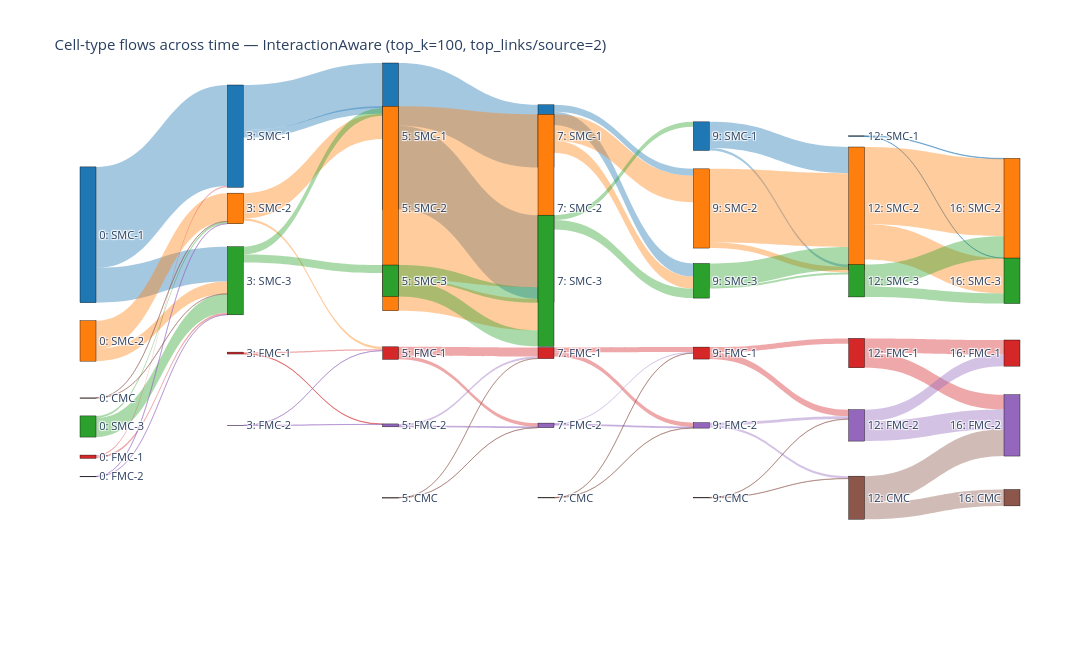

The notebook cell saved with this chart:
### Code cell
plot_multitime_sankey_strict(
    results,
    method="InteractionAware",
    common_labels=["SMC-1", "SMC-2", "SMC-3", "FMC-1", "FMC-2", "CMC"],
    normalize=False,
    top_k=100,
    min_mass=0.0,
    min_frac_source=0.00,
    top_links_per_source=2,
    height=650,
    width=1200,
)

### Figure 1 — Plotly figure (JSON) as saved in the notebook; plotly's stock layout.template omitted (floating-point values rounded to 4 significant figures)
{"data": [{"arrangement": "fixed", "link": {"color": ["rgba(31,119,180,0.4)", "rgba(31,119,180,0.4)", "rgba(255,127,14,0.4)", "rgba(255,127,14,0.4)", "rgba(44,160,44,0.4)", "rgba(44,160,44,0.4)", "rgba(214,39,40,0.4)", "rgba(214,39,40,0.4)", "rgba(148,103,189,0.4)", "rgba(148,103,189,0.4)", "rgba(140,86,75,0.4)", "rgba(140,86,75,0.4)", "rgba(31,119,180,0.4)", "rgba(31,119,180,0.4)", "rgba(255,127,14,0.4)", "rgba(255,127,14,0.4)", "rgba(44,160,44,0.4)", "rgba(44,160,44,0.4)", "rgba(214,39,40,0.4)", "rgba(214,39,40,0.4)", "rgba(148,103,189,0.4)", "rgba(148,103,189,0.4)", "rgba(31,119,180,0.4)", "rgba(31,119,180,0.4)", "rgba(255,127,14,0.4)", "rgba(255,127,14,0.4)", "rgba(44,160,44,0.4)", "rgba(44,160,44,0.4)", "rgba(214,39,40,0.4)", "rgba(214,39,40,0.4)", "rgba(148,103,189,0.4)", "rgba(148,103,189,0.4)", "rgba(140,86,75,0.4)", "rgba(140,86,75,0.4)", "rgba(31,119,180,0.4)", "rgba(31,119,180,0.4)", "rgba(255,127,14,0.4)", "rgba(255,127,14,0.4)", "rgba(44,160,44,0.4)", "rgba(44,160,44,0.4)", "rgba(214,39,40,0.4)", "rgba(214,39,40,0.4)", "rgba(148,103,189,0.4)", "rgba(148,103,189,0.4)", "rgba(140,86,75,0.4)", "rgba(140,86,75,0.4)", "rgba(31,119,180,0.4)", "rgba(31,119,180,0.4)", "rgba(255,127,14,0.4)", "rgba(255,127,14,0.4)", "rgba(44,160,44,0.4)", "rgba(44,160,44,0.4)", "rgba(214,39,40,0.4)", "rgba(214,39,40,0.4)", "rgba(148,103,189,0.4)", "rgba(148,103,189,0.4)", "rgba(140,86,75,0.4)", "rgba(140,86,75,0.4)", "rgba(31,119,180,0.4)", "rgba(31,119,180,0.4)", "rgba(255,127,14,0.4)", "rgba(255,127,14,0.4)", "rgba(44,160,44,0.4)", "rgba(44,160,44,0.4)", "rgba(214,39,40,0.4)", "rgba(214,39,40,0.4)", "rgba(148,103,189,0.4)", "rgba(148,103,189,0.4)", "rgba(140,86,75,0.4)", "rgba(140,86,75,0.4)"], "label": ["0→3: SMC-1 → SMC-1 (2195.907)", "0→3: SMC-1 → SMC-3 (758.719)", "0→3: SMC-2 → SMC-2 (614.279)", "0→3: SMC-2 → SMC-3 (266.351)", "0→3: SMC-3 → SMC-3 (412.867)", "0→3: SMC-3 → SMC-2 (47.445)", "0→3: FMC-1 → SMC-3 (41.181)", "0→3: FMC-1 → SMC-1 (30.356)", "0→3: FMC-2 → SMC-2 (3.959)", "0→3: FMC-2 → SMC-3 (2.650)", "0→3: CMC → SMC-2 (0.750)", "0→3: CMC → SMC-3 (0.160)", "3→5: SMC-1 → SMC-1 (981.660)", "3→5: SMC-1 → SMC-2 (161.983)", "3→5: SMC-2 → SMC-2 (551.776)", "3→5: SMC-2 → FMC-1 (50.463)", "3→5: SMC-3 → SMC-3 (174.782)", "3→5: SMC-3 → SMC-1 (167.018)", "3→5: FMC-1 → FMC-1 (32.150)", "3→5: FMC-1 → FMC-2 (9.133)", "3→5: FMC-2 → FMC-1 (2.971)", "3→5: FMC-2 → FMC-2 (1.332)", "5→7: SMC-1 → SMC-3 (1819.041)", "5→7: SMC-1 → SMC-1 (1364.320)", "5→7: SMC-2 → SMC-2 (3763.220)", "5→7: SMC-2 → SMC-3 (687.347)", "5→7: SMC-3 → SMC-3 (348.775)", "5→7: SMC-3 → SMC-2 (336.518)", "5→7: FMC-1 → FMC-1 (192.205)", "5→7: FMC-1 → FMC-2 (80.130)", "5→7: FMC-2 → FMC-1 (45.277)", "5→7: FMC-2 → FMC-2 (18.094)", "5→7: CMC → FMC-1 (3.174)", "5→7: CMC → FMC-2 (1.389)", "7→9: SMC-1 → SMC-3 (286.501)", "7→9: SMC-1 → SMC-2 (150.277)", "7→9: SMC-2 → SMC-2 (575.200)", "7→9: SMC-2 → SMC-3 (260.492)", "7→9: SMC-3 → SMC-3 (206.391)", "7→9: SMC-3 → SMC-1 (104.341)", "7→9: FMC-1 → FMC-1 (104.938)", "7→9: FMC-1 → FMC-2 (91.723)", "7→9: FMC-2 → FMC-1 (22.980)", "7→9: FMC-2 → FMC-2 (21.054)", "7→9: CMC → FMC-1 (5.890)", "7→9: CMC → FMC-2 (5.684)", "9→12: SMC-1 → SMC-2 (571.269)", "9→12: SMC-1 → SMC-3 (50.880)", "9→12: SMC-2 → SMC-2 (1603.248)", "9→12: SMC-2 → SMC-3 (120.291)", "9→12: SMC-3 → SMC-2 (499.813)", "9→12: SMC-3 → SMC-3 (44.723)", "9→12: FMC-1 → FMC-2 (145.144)", "9→12: FMC-1 → FMC-1 (115.269)", "9→12: FMC-2 → FMC-2 (55.420)", "9→12: FMC-2 → CMC (49.471)", "9→12: CMC → CMC (5.641)", "9→12: CMC → FMC-2 (5.364)", "12→16: SMC-1 → SMC-2 (10.946)", "12→16: SMC-1 → SMC-3 (4.263)", "12→16: SMC-2 → SMC-2 (1683.292)", "12→16: SMC-2 → SMC-3 (766.157)", "12→16: SMC-3 → SMC-2 (484.549)", "12→16: SMC-3 → SMC-3 (219.170)", "12→16: FMC-1 → FMC-2 (322.199)", "12→16: FMC-1 → FMC-1 (316.888)", "12→16: FMC-2 → FMC-2 (431.400)", "12→16: FMC-2 → FMC-1 (252.316)", "12→16: CMC → FMC-2 (581.065)", "12→16: CMC → CMC (356.329)"], "source": [0, 0, 1, 1, 2, 2, 3, 3, 4, 4, 5, 5, 6, 6, 7, 7, 8, 8, 9, 9, 10, 10, 11, 11, 12, 12, 13, 13, 14, 14, 15, 15, 16, 16, 17, 17, 18, 18, 19, 19, 20, 20, 21, 21, 22, 22, 23, 23, 24, 24, 25, 25, 26, 26, 27, 27, 28, 28, 29, 29, 30, 30, 31, 31, 32, 32, 33, 33, 34, 34], "target": [6, 8, 7, 8, 8, 7, 8, 6, 7, 8, 7, 8, 11, 12, 12, 14, 13, 11, 14, 15, 14, 15, 19, 17, 18, 19, 19, 18, 20, 21, 20, 21, 20, 21, 25, 24, 24, 25, 25, 23, 26, 27, 26, 27, 26, 27, 30, 31, 30, 31, 30, 31, 33, 32, 33, 34, 34, 33, 35, 36, 35, 36, 35, 36, 38, 37, 38, 37, 38, 39], "value": [2196.0, 758.7, 614.3, 266.4, 412.9, 47.45, 41.18, 30.36, 3.959, 2.65, 0.7497, 0.16, 981.7, 162.0, 551.8, 50.46, 174.8, 167.0, 32.15, 9.133, 2.971, 1.332, 1819.0, 1364.0, 3763.0, 687.3, 348.8, 336.5, 192.2, 80.13, 45.28, 18.09, 3.174, 1.389, 286.5, 150.3, 575.2, 260.5, 206.4, 104.3, 104.9, 91.72, 22.98, 21.05, 5.89, 5.684, 571.3, 50.88, 1603.0, 120.3, 499.8, 44.72, 145.1, 115.3, 55.42, 49.47, 5.641, 5.364, 10.95, 4.263, 1683.0, 766.2, 484.5, 219.2, 322.2, 316.9, 431.4, 252.3, 581.1, 356.3]}, "node": {"color": ["#1f77b4", "#ff7f0e", "#2ca02c", "#d62728", "#9467bd", "#8c564b", "#1f77b4", "#ff7f0e", "#2ca02c", "#d62728", "#9467bd", "#1f77b4", "#ff7f0e", "#2ca02c", "#d62728", "#9467bd", "#8c564b", "#1f77b4", "#ff7f0e", "#2ca02c", "#d62728", "#9467bd", "#8c564b", "#1f77b4", "#ff7f0e", "#2ca02c", "#d62728", "#9467bd", "#8c564b", "#1f77b4", "#ff7f0e", "#2ca02c", "#d62728", "#9467bd", "#8c564b", "#ff7f0e", "#2ca02c", "#d62728", "#9467bd", "#8c564b"], "label": ["0: SMC-1", "0: SMC-2", "0: SMC-3", "0: FMC-1", "0: FMC-2", "0: CMC", "3: SMC-1", "3: SMC-2", "3: SMC-3", "3: FMC-1", "3: FMC-2", "5: SMC-1", "5: SMC-2", "5: SMC-3", "5: FMC-1", "5: FMC-2", "5: CMC", "7: SMC-1", "7: SMC-2", "7: SMC-3", "7: FMC-1", "7: FMC-2", "7: CMC", "9: SMC-1", "9: SMC-2", "9: SMC-3", "9: FMC-1", "9: FMC-2", "9: CMC", "12: SMC-1", "12: SMC-2", "12: SMC-3", "12: FMC-1", "12: FMC-2", "12: CMC", "16: SMC-2", "16: SMC-3", "16: FMC-1", "16: FMC-2", "16: CMC"], "line": {"color": "black", "width": 0.4}, "pad": 18, "thickness": 16, "x": [0, 0, 0, 0, 0, 0, 0.1667, 0.1667, 0.1667, 0.1667, 0.1667, 0.3333, 0.3333, 0.3333, 0.3333, 0.3333, 0.3333, 0.5, 0.5, 0.5, 0.5, 0.5, 0.5, 0.6667, 0.6667, 0.6667, 0.6667, 0.6667, 0.6667, 0.8333, 0.8333, 0.8333, 0.8333, 0.8333, 0.8333, 1, 1, 1, 1, 1], "y": [0.07692, 0.2308, 0.3846, 0.5385, 0.6923, 0.8462, 0.07692, 0.2308, 0.3846, 0.5385, 0.6923, 0.07692, 0.2308, 0.3846, 0.5385, 0.6923, 0.8462, 0.07692, 0.2308, 0.3846, 0.5385, 0.6923, 0.8462, 0.07692, 0.2308, 0.3846, 0.5385, 0.6923, 0.8462, 0.07692, 0.2308, 0.3846, 0.5385, 0.6923, 0.8462, 0.2308, 0.3846, 0.5385, 0.6923, 0.8462]}, "type": "sankey"}], "layout": {"font": {"size": 11}, "height": 650, "title": {"text": "Cell-type flows across time — InteractionAware (top_k=100, top_links/source=2)"}, "width": 1200}}
